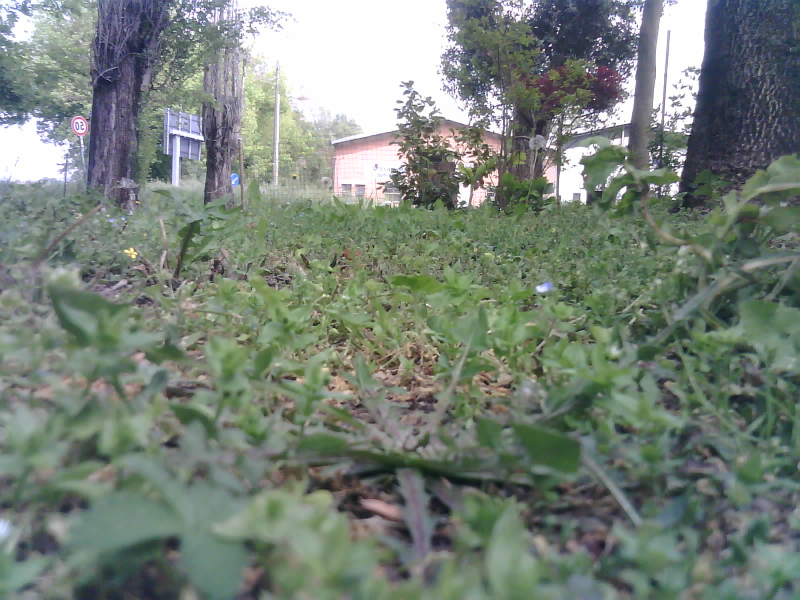
#> input picture img/aapaczjmrf.jpg, 1600 x 1200 px (shown at 1/2 size); its folder holds only this picture in this run
$ python imgMap_v2.0.py
#> lines starting #> are read from the running program, lines starting #| are printed output that depends on the picture
import numpy as np
import cv2
import os
import random


# Seleziona casualmente un'immagine dalla cartella
def random_img():
    folder_path = "../img/"  # path della cartella che contiene le immagini
    image_files = [file for file in os.listdir(folder_path) if file.endswith(('.jpg', '.jpeg', '.png'))]

    # Seleziona casualmente un'immagine dalla lista
    random_image = random.choice(image_files)
    example_image = cv2.imread(f"{folder_path}" + random_image)
#> example_image is the input picture: shape (1200, 1600, 3); mean B, G, R 119.7, 129.1, 118.8
    example_image = cv2.resize(example_image, cell_size[:2])  # Ridimensiona l'immagine alla dimensione della cella
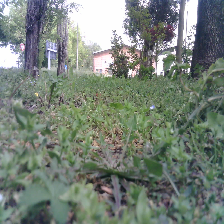
#> example_image: shape (224, 224, 3); mean B, G, R 119.6, 128.9, 118.7

    return example_image


map_width = 4
map_height = 4
cell_size = (224, 224)  # Dimensione delle immagini delle celle

# Inizializzazione della mappa come una matrice di immagini vuote
map_matrix = np.empty((map_height, map_width), dtype=object)

# Definizione della griglia di posizioni nella mappa
#grid_positions = [(i, j) for i in range(map_height) for j in range(map_width)]


# Simulazione della raccolta delle immagini dal robot
def add_image(position, img):
    # Simulazione di un'immagine acquisita dal robot in base alla posizione nella mappa
    x,y = position
#> x = 0; y = 0
    map_matrix[x, y] = img


for i in range(map_height):
    for j in range(map_width):
        add_image([i, j], random_img())


#Per visualizzare:
# Crea una grande immagine che rappresenta l'intera mappa
map_image = np.zeros((map_height * cell_size[0], map_width * cell_size[1], 3), dtype=np.uint8)
#> map_image: shape (896, 896, 3); every value is 0

# Riempie la grande immagine con le immagini delle celle
for i in range(map_height):
    for j in range(map_width):
        map_image[i * cell_size[0]: (i + 1) * cell_size[0], j * cell_size[1]: (j + 1) * cell_size[1]] = map_matrix[i, j]
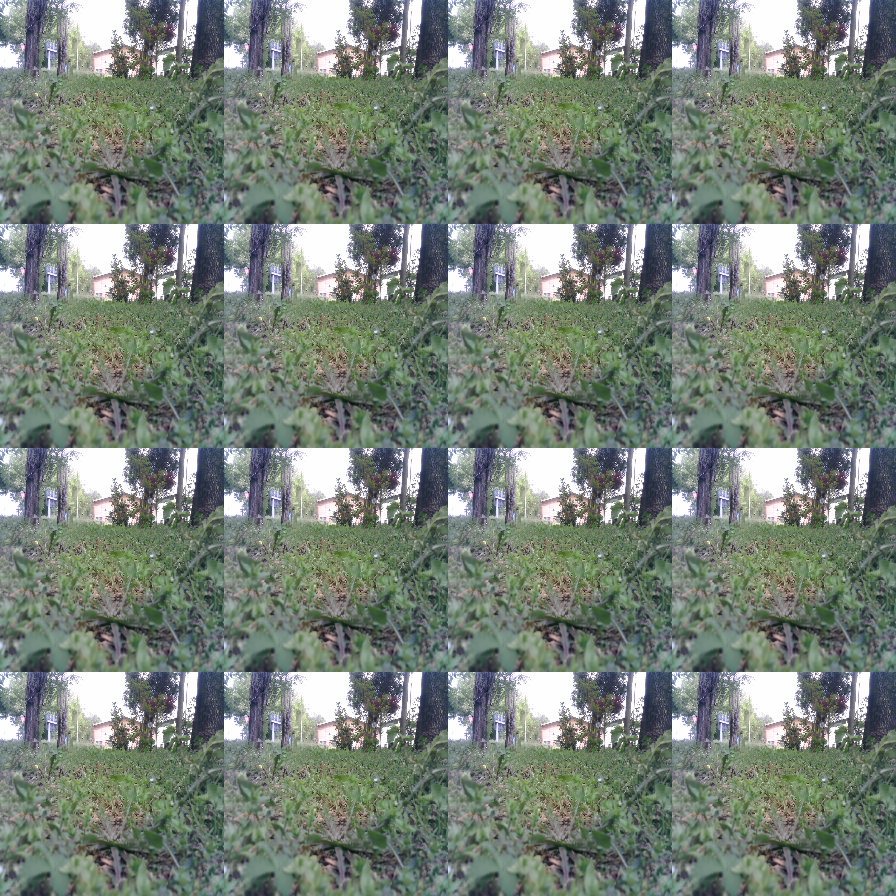
#> map_image: shape (896, 896, 3); mean B, G, R 119.6, 128.9, 118.7

# Visualizza l'intera mappa
cv2.imshow('Map', map_image)
cv2.waitKey(0)
cv2.destroyAllWindows()

"""
# Concatena le immagini lungo l'asse delle colonne per creare righe
rows = [np.concatenate(self.grid[i, :], axis=1) for i in range(self.width)]

# Concatena le righe per creare l'intera mappa
map_image = np.concatenate(rows, axis=0)

# Visualizza l'immagine della mappa
cv2.imshow("Mappa", map_image)
cv2.waitKey(0)
cv2.destroyAllWindows()
"""
